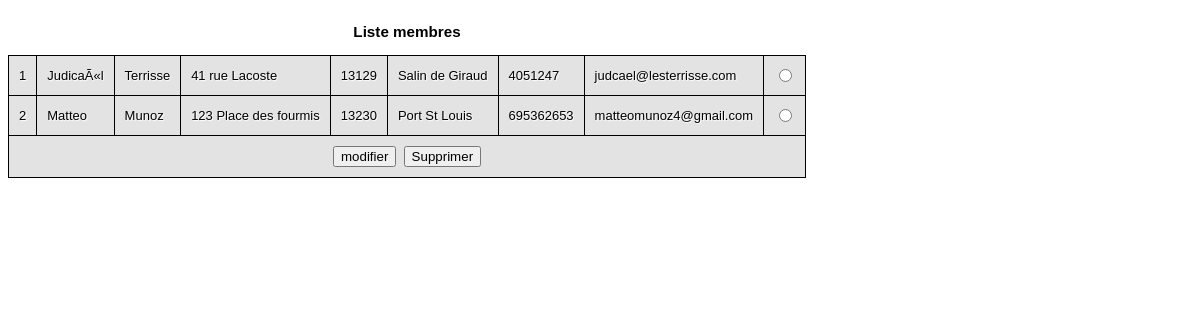
/admin/liste_membres.php, run on the app's committed database.
### tables this page shows
CREATE TABLE `client` (
  `IdClient` int(11) NOT NULL,
  `NomClient` varchar(255) DEFAULT NULL,
  `PrenomClient` varchar(255) DEFAULT NULL,
  `adresseclient` varchar(255) DEFAULT NULL,
  `CpClient` int(11) DEFAULT '0',
  `Villeclient` varchar(255) DEFAULT NULL,
  `TelClient` int(11) DEFAULT '0',
  `MailClient` varchar(255) DEFAULT NULL,
  `MdpClient` varchar(255) DEFAULT NULL
);

### admin/liste_membres.php (the view, shortened to what this page needs)
<!DOCTYPE html>
<html>
<head>
<link rel="stylesheet" type="text/css" href="table.css">
</head>
<body>
<table class="zui-table">
	<caption><h3>Liste membres</h3></caption>
<form action="panel.php?page=modif_membre" method="POST">
<?php
$req="SELECT *
FROM client
";
$res=mysql_query($req) or die ("Il y a eu une erreur lors de la requête.");
while ($ligne=mysql_fetch_assoc($res))
{
	echo '<tr><td>' . $ligne["IdClient"] . ''; echo "</td>";
	echo '<td>' . $ligne["PrenomClient"]  . ''; echo "</td> ";
	echo '<td>' . $ligne["NomClient"]  . ''; echo "</td> ";
	echo '<td>' . $ligne["adresseclient"]  . ''; echo "</td> ";
	echo '<td>' . $ligne["CpClient"]  . ''; echo "</td> ";
	echo '<td>' . $ligne["Villeclient"]  . ''; echo "</td> ";
	echo '<td>' . $ligne["TelClient"]  . ''; echo "</td> ";
	echo '<td>' . $ligne["MailClient"]  . ''; echo "</td> ";
	echo '<td><input type="radio" name="id" value="' . $ligne["IdClient"]  . '"> '; echo "</td></tr> ";
}
?>
<tr><td colspan="9" align="center"><input type="submit" name="modif" value="modifier">&nbsp&nbsp<input type="submit" name="supp" value="Supprimer"></td></tr>
</form>
</table>

### admin/table.css (style rules this page uses)
.zui-table { border: solid 1px #DDEEEE; border-collapse: collapse; border-spacing: 0; font: normal 13px Arial, sans-serif; font }
.zui-table tbody td { border: solid 1px #000000; color: #000000; padding: 10px; text-shadow: 1px 1px 1px #fff; }
table { background-color: #E3E3E3; }

### data on the page
client: IdClient "1", PrenomClient "JudicaÃ«l", NomClient "Terrisse", adresseclient "41 rue Lacoste", CpClient "13129", Villeclient "Salin de Giraud", TelClient "4051247", MailClient "judcael@lesterrisse.com"
client: IdClient "2", PrenomClient "Matteo", NomClient "Munoz", adresseclient "123 Place des fourmis", CpClient "13230", Villeclient "Port St Louis", TelClient "695362653", MailClient "matteomunoz4@gmail.com"
